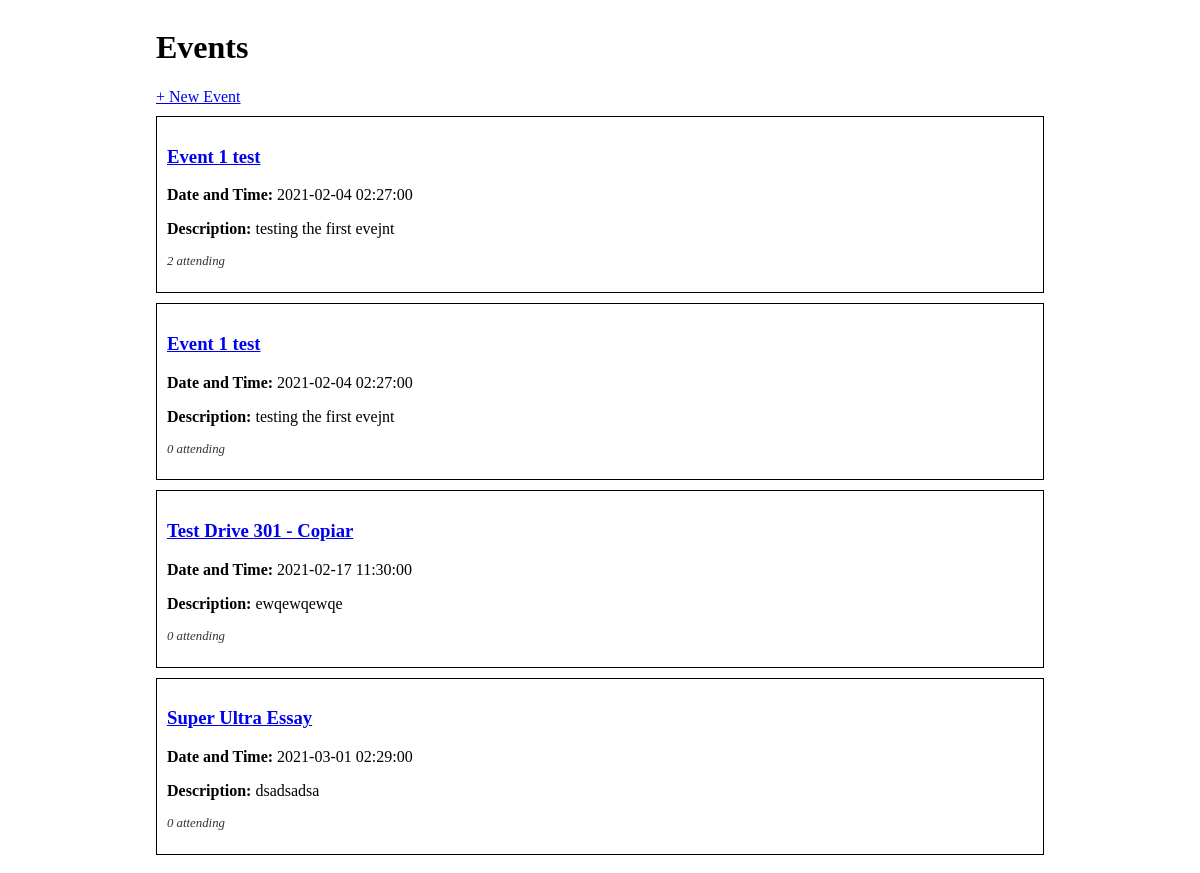
Before: / with the older database file.
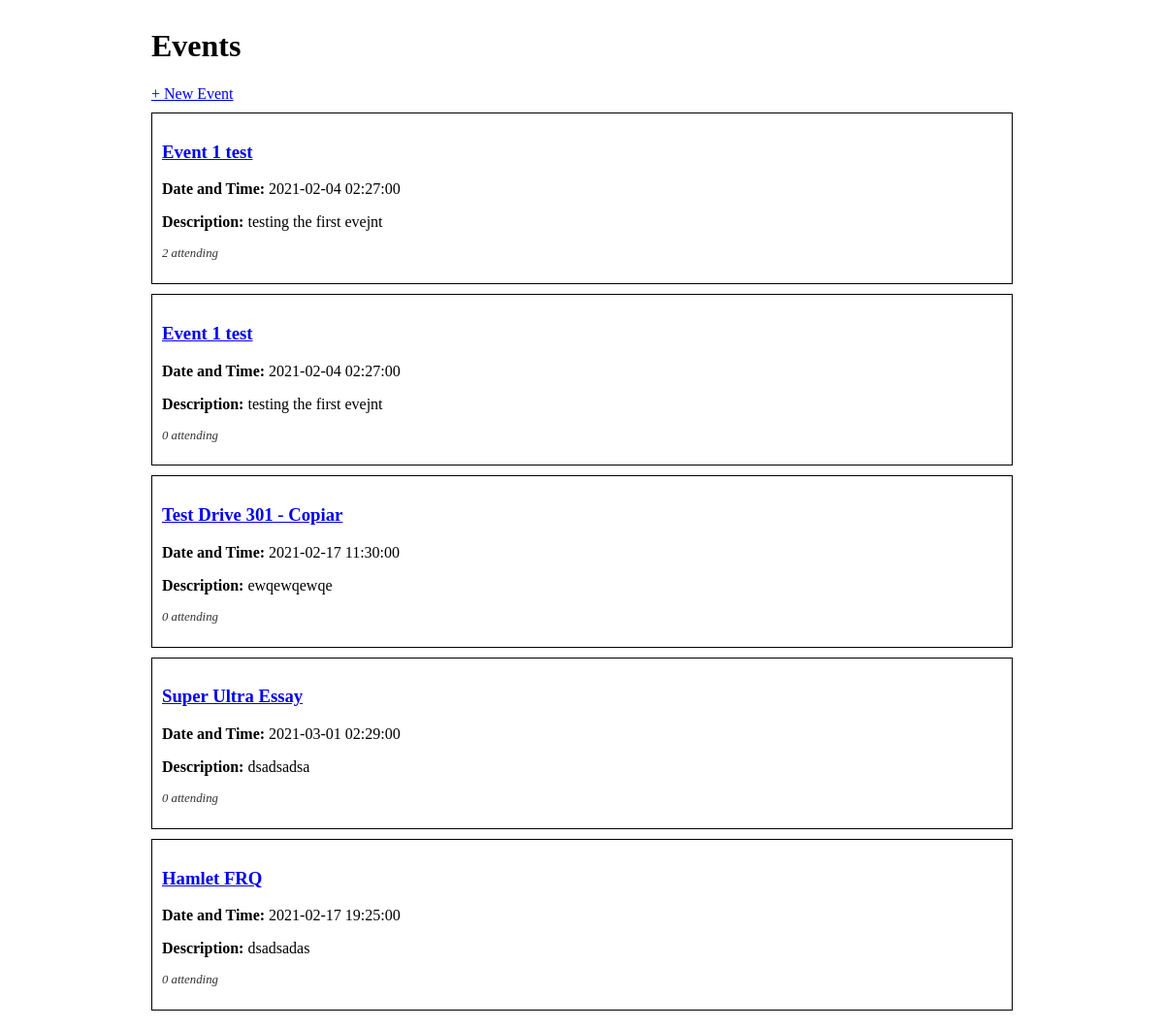
After: the same page with the newer database file.
### events_app/models.py (models this page shows)
class Event(db.Model):
    id = db.Column(db.Integer, primary_key=True)
    title = db.Column(db.String(80), nullable=False)
    description = db.Column(db.String(80), nullable=False)
    date_and_time = db.Column(db.DateTime, default=datetime.datetime.utcnow)
    guests = db.relationship('Guest', secondary="guest_event")

### events_app/routes.py (the view)
@main.route('/')
def index():
    context = {
        'events' : Event.query.all()
        }
    return render_template('index.html', **context)

### events_app/templates/index.html
{% extends 'base.html' %}
{% block content %}
<h1>Events</h1>
<a href="/create">+ New Event</a>
{%for event in events%}
    <div class="event-container">
    <h3><a href="/event/{{event.id}}">{{event.title}}</a></h3>
        <p><strong>Date and Time:</strong> {{event.date_and_time}}</p>
        <p><strong>Description:</strong> {{event.description}}</p>
        <p class="small-text">
            {{event.guests | length}} attending
        </p>
    </div>
{% endfor %}
{% endblock %}

Changed rows visible on the page:
added Event: title "Hamlet FRQ", date_and_time "2021-02-17 19:25:00", description "dsadsadas", guests|length "0"
